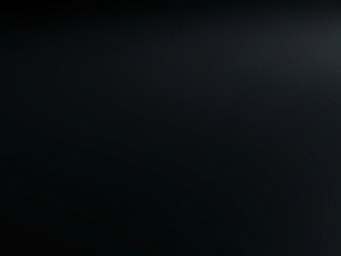
#> input picture tmp/production_staging/porsche_911_manthey/angle_07.png, 341 x 256 px, found by its file name; its folder holds only this picture in this run
$ python fallback_variants.py
#> lines starting #> are read from the running program, lines starting #| are printed output that depends on the picture

import os
import shutil
from pathlib import Path
from PIL import Image, ImageOps

VARIANTS = [
    "tmp/production_staging/porsche_911_manthey",
    "tmp/production_staging/subaru_brz_te37",
    "tmp/production_staging/mercedes_c63_rohana"
]

def create_black_background(width, height):
    return Image.new('RGBA', (width, height), (5, 5, 5, 255))

def process_fallback():
    print("🛡️ Running Fallback Processing for Variants...")

    for variant in VARIANTS:
        folder = Path(variant)
        if not folder.exists():
            continue

        print(f"   Processing {folder.name}...")
        files = sorted([f for f in os.listdir(folder) if f.lower().endswith(('.png', '.jpg', '.jpeg'))])

        bg_template = create_black_background(1024, 1024)

        for f in files:
            try:
                # Open
                img_path = folder / f
                img = Image.open(img_path).convert("RGBA")

                # Resize to fit 1024x1024 (keep aspect)
                target_w = int(1024 * 0.90)
                aspect = img.height / img.width
#> aspect = 0.751
                target_h = int(target_w * aspect)
#> target_h = 691
                img = img.resize((target_w, target_h), Image.Resampling.LANCZOS)
#> img: PIL image 921x691 RGBA

                # Center
                pos_x = (1024 - target_w) // 2
                pos_y = (1024 - target_h) // 2
#> pos_y = 166

                # Composite
                final_comp = bg_template.copy()
                final_comp.alpha_composite(img, (pos_x, pos_y))
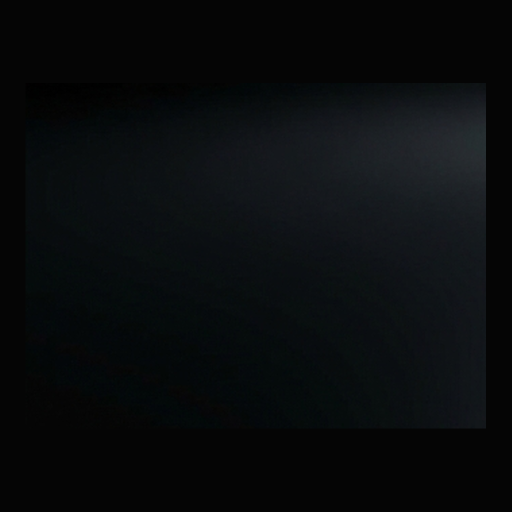
#> final_comp: PIL image 1024x1024 RGBA (shown at 1/2 size); mean R, G, B, A 9.1, 11.6, 13, 255

                # Overwrite original
                # We rename to .png
                final_name = Path(f).stem + ".png"
                final_comp.save(folder / final_name)

                if final_name != f:
                    os.remove(img_path)

                print(f"      ✅ Fixed {final_name}")

            except Exception as e:
                print(f"      ❌ Failed {f}: {e}")

if __name__ == "__main__":
    process_fallback()
